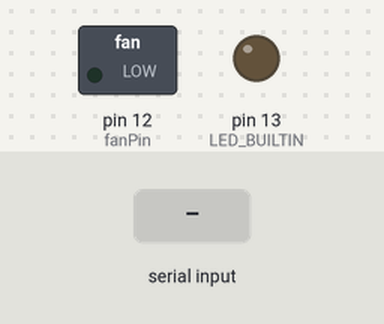
Simulated run of this sketch. Board: Arduino Uno, built with avr-gcc and run on an emulated ATmega328P. Parts: switched loads named in the sketch (green lamp = pin HIGH), output pins drawn as LEDs (lit = HIGH). The test bench sets the inputs (shaded band). What the sketch prints to the serial monitor is not drawn.

Above: at 7.2 s.
7.3 s: "ON" received over Serial
At 9.4 s:
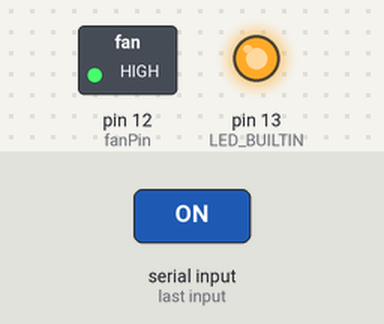
9.8 s: "OFF" received over Serial
At 11.3 s:
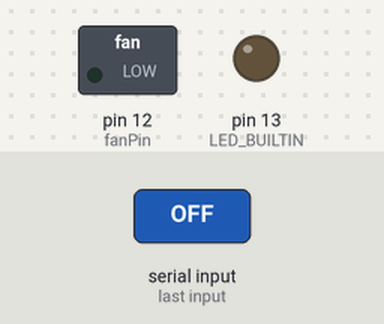
Timing chart, 0 to 12.8 s (numbered marks = the images above; inputs shaded):
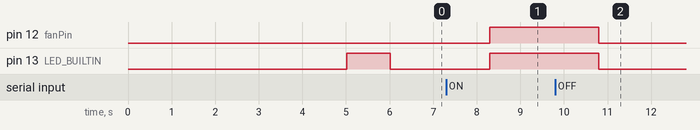

The sketch:

rt-n56u-padavan-fan-control.ino
```cpp
const int fanPin = 12;

#define shell() Serial.print("control>")
#define printReceived() Serial.println(command)

void setup(){
  pinMode(fanPin, OUTPUT);
  pinMode(LED_BUILTIN, OUTPUT);
  digitalWrite(LED_BUILTIN, LOW);

  Serial.begin(9600);
  delay(5000);

  Serial.println("Fan Control Software v1.0 2025 © @matthewyang204");
  Serial.println("Control Shell Starting...");
  digitalWrite(LED_BUILTIN, HIGH);
  delay(1000);
  digitalWrite(LED_BUILTIN, LOW);
  shell();
}

void loop() {
  if (Serial.available()) {
    String command = Serial.readString();  // Read the entire incoming string
    command.trim();                        // Clean up any extra spaces or newlines
    printReceived();

    if (command.equals("ON")) {
      digitalWrite(fanPin, HIGH);
      digitalWrite(LED_BUILTIN, HIGH);
    } else if (command.equals("OFF")){
      digitalWrite(fanPin, LOW);
      digitalWrite(LED_BUILTIN, LOW);
    }
    shell();
  }
}
```

Measured:
- after the input at 7.3 s, pin 12 (fanPin), pin 13 (LED_BUILTIN): LOW → HIGH after 1.0 s
- after the input at 9.8 s, pin 12 (fanPin), pin 13 (LED_BUILTIN): HIGH → LOW after 1.0 s
